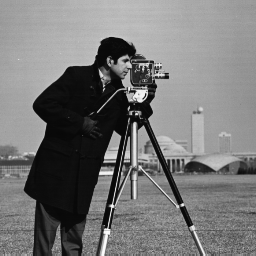
//> input picture Video_stable/ecc_opencv/image.pgm, 256 x 256 px
$ ./phaseTranslationAlign ../../Video_stable/ecc_opencv/image.pgm ../../Video_stable/ecc_opencv/template.pgm   (built with g++ and OpenCV 4)
//> lines starting //> are read from the running program, lines starting //| are printed output that depends on the picture
/*************************************************************************
    > File Name: phaseTranslationAlign.cpp
    > Author: li_pengju
    > Mail:
    > Copyright: All Rights Reserved
    > Created Time: 2018-07-23 13:27:53
 ************************************************************************/

#include<iostream>
#include <cstdio>
#include <cstdarg>
#include<opencv2/opencv.hpp>
using namespace std;
using namespace cv;
#ifndef DEBUG
#define DEBUG 1
#endif
void vlog(const char *format,...);
// [13 lines left out: functions vlog, help, not called in this run]
void contImg(const Mat &img, const Mat &reference, const Point2d shift, const char* outname1, const char* outname2);
void calcMove(const vector<Point2d> &Shifts, vector<Point2d> &out);
void contImgList(const vector<Mat> Imgs, const vector<Point2d> Shifts, const char* outImgName);
int main(int argc, char *argv[])
{
    if(argc < 3)
    {
        help();
        vlog("Input ERROR!\n");
        return -1;
    }
    vector<Mat> inputs;
    vector<Point2d> Shifts;
    Mat img, cur, reference, cur64f, reference64f;
    Mat hann, lhann, rhann, thann, bhann;

    // load images
    for(int i = 1; i < argc; ++i)
    {
        //vlog("%s\n", argv[i]);
        img = imread(argv[i], 1);
//> img is the input picture: 256 rows x 256 cols, CV_8UC3; min 7, max 253, mean 118.7
        if( img.empty() )
        {
            vlog("Read %s ERROR !\n", argv[i]);
            return -1;
        }
        inputs.push_back( img.clone() );
    }

    // deal with the whole, left half and right half image;
    // Rect(x, y, width, height)
    Rect lhalf = Rect(0, 0, img.cols / 2, img.rows);
//> lhalf = Rect(0, 0, 108, 216)
    Rect rhalf = Rect(img.cols / 2, 0, img.cols / 2, img.rows);
//> rhalf = Rect(108, 0, 108, 216)
    Rect thalf = Rect(0, 0, img.cols, img.rows / 2);
//> thalf = Rect(0, 0, 216, 108)
    Rect bhalf = Rect(0, img.rows / 2, img.cols, img.rows / 2);
//> bhalf = Rect(0, 108, 216, 108)
    // [6 lines of commented-out code are left out]
    createHanningWindow(hann, img.size(), CV_64F);
    createHanningWindow(lhann, img(lhalf).size(), CV_64F);
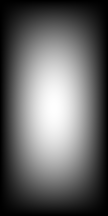
//> lhann: 216 rows x 108 cols, CV_64FC1; min 0, max 1, mean 0.4
    //createHanningWindow(rhann, img(rhalf).size(), CV_64F);
    createHanningWindow(thann, img(thalf).size(), CV_64F);
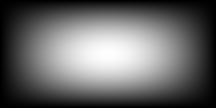
//> thann: 108 rows x 216 cols, CV_64FC1; min 0, max 1, mean 0.4
    createHanningWindow(bhann, img(bhalf).size(), CV_64F);

    for(size_t i = 1; i < inputs.size(); ++i)
    {
        cvtColor(inputs[i - 1], reference, CV_BGR2GRAY);
        cvtColor(inputs[i], cur, CV_BGR2GRAY);
        reference.convertTo(reference64f, CV_64F);
        cur.convertTo(cur64f, CV_64F);
//> (the run ends here: the program stops with an error, at `Point2d shift = phaseCorrelate(reference64f, cur64f, hann);`)
